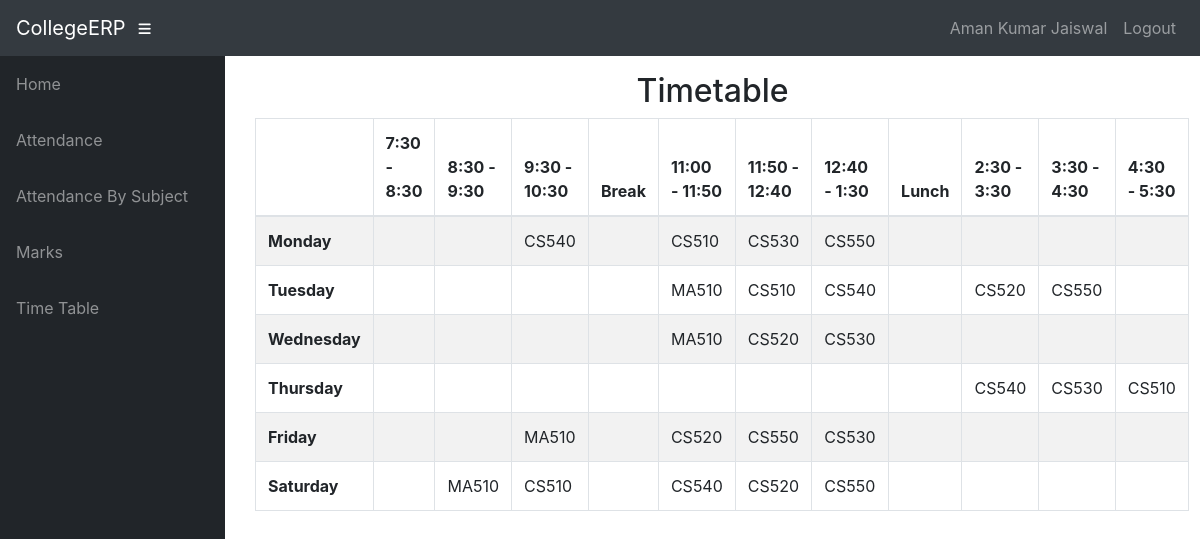
Page /info/student/CS5A/timetable/ (signed in) on the committed database.
### info/models.py (models this page shows, shortened)
class User(AbstractUser):
    @property
    def is_student(self):
        if hasattr(self, 'student'):
            return True
        return False

class Student(models.Model):
    user = models.OneToOneField(User, on_delete=models.CASCADE, null=True)
    class_id = models.ForeignKey(Class, on_delete=models.CASCADE, default=1)
    USN = models.CharField(primary_key='True', max_length=100)
    name = models.CharField(max_length=200)
    sex = models.CharField(max_length=50, choices=sex_choice, default='Male')
    DOB = models.DateField(default='1998-01-01')

class Assign(models.Model):
    class_id = models.ForeignKey(Class, on_delete=models.CASCADE)
    course = models.ForeignKey(Course, on_delete=models.CASCADE)
    teacher = models.ForeignKey(Teacher, on_delete=models.CASCADE)
    class Meta:
        unique_together = (('course', 'class_id', 'teacher'),)

### info/views.py (the view)
# urls.py: path('student/<slug:class_id>/timetable/', views.timetable, name='timetable'),
@login_required()
def timetable(request, class_id):
    asst = AssignTime.objects.filter(assign__class_id=class_id)
    matrix = [['' for i in range(12)] for j in range(6)]
    for i, d in enumerate(DAYS_OF_WEEK):
        t = 0
        for j in range(12):
            if j == 0:
                matrix[i][0] = d[0]
                continue
            if j == 4 or j == 8:
                continue
            try:
                a = asst.get(period=time_slots[t][0], day=d[0])
                matrix[i][j] = a.assign.course_id
            except AssignTime.DoesNotExist:
                pass
            t += 1
    context = {'matrix': matrix}
    return render(request, 'info/timetable.html', context)

### info/templates/info/timetable.html
{% extends 'info/base.html' %}
    {% block content %}
    <div class="container">
        <div class="container">
            <div class="row">
                <div class="col-md-12">
                    <h2 class="text-center">
                        Timetable
                    </h2>
                </div>
                <div id="no-more-tables">
                    <table class="col-sm-12 table table-bordered table-striped table-condensed cf">
                        <thead class="cf">
                            <tr>
                                <th>      </th>
                                <th>7:30 - 8:30</th>
                                <th>8:30 - 9:30</th>
                                <th>9:30 - 10:30</th>
                                <th>Break</th>
                                <th>11:00 - 11:50</th>
                                <th>11:50 - 12:40</th>
                                <th>12:40 - 1:30</th>
                                <th>Lunch</th>
                                <th>2:30 - 3:30</th>
                                <th>3:30 - 4:30</th>
                                <th>4:30 - 5:30</th>
                            </tr>
                        </thead>
                        <tbody>
                            {% for i in matrix %}
                            <tr>
                                {% for j in i %}
                                    {% if forloop.counter == 1 %}
                                    <td><b>{{ j }}</b></td>
                                    {% else %}
                                    <td>{{ j }}</td>
                                    {% endif %}
                                {% endfor %}
                            </tr>
                            {% endfor %}
                        </tbody>
                    </table>
                </div>
            </div>
        </div>
    </div>
    {% endblock %}

### info/templates/info/base.html (shortened to what this page needs)
<!DOCTYPE html>
<html lang="en">
  <head>
      {% load static %}
    <link href="{% static '/info/bootstrap/vendor/bootstrap/css/bootstrap.min.css' %}" rel="stylesheet">
    <link href="{% static '/info/bootstrap/vendor/fontawesome-free/css/all.min.css' %}" rel="stylesheet" type="text/css">
    <link href="{% static '/info/bootstrap/vendor/datatables/dataTables.bootstrap4.css' %}" rel="stylesheet">
    <link href="{% static '/info/bootstrap/css/sb-admin.css' %}" rel="stylesheet">
  </head>
  <body id="page-top">
    <nav class="navbar navbar-expand navbar-dark bg-dark static-top">
      <a class="navbar-brand mr-1" href="{% url 'index' %}">CollegeERP</a>
      <button class="btn btn-link btn-sm text-white order-1 order-sm-0" id="sidebarToggle" href="#">
        <i class="fas fa-bars"></i>
      </button>
        <div class="collapse navbar-collapse" id="navbarResponsive">
          <ul class="navbar-nav ml-auto">
            <li class="nav-item">
                {% if request.user.is_student %}
                    <a class="nav-link text-capitalize">{{ request.user.student.name }}</a>
                {% elif request.user.is_teacher %}
                    <a class="nav-link text-capitalize">{{ request.user.teacher.name }}</a>
                {% endif %}
            </li>
            <li class="nav-item">
                <a class="nav-link" href="#" data-toggle="modal" data-target="#logoutModal">Logout</a>
            </li>
          </ul>
        </div>
    </nav>
    <div id="wrapper">
      <ul class="sidebar navbar-nav">
            <li class="nav-item">
              <a class="nav-link" href="{% url 'index' %}">
                <span>Home</span>
              </a>
            </li>
        {% if request.user.is_student %}
            <li class="nav-item">
              <a class="nav-link" href="{% url 'attendance' request.user.student.USN %}">
                <span>Attendance</span>
              </a>
            </li>
            <li class="nav-item">
              <a class="nav-link" href="{% url 'attendance' request.user.student.USN %}">
                <span>Attendance By Subject</span>
              </a>
            </li>
            <li class="nav-item">
              <a class="nav-link" href="{% url 'marks_list' request.user.student.USN %}">
                <span>Marks</span>
              </a>
            </li>
              <li class="nav-item">
              <a class="nav-link" href="{% url 'timetable' request.user.student.class_id_id %}">
                <span>Time Table</span>
              </a>
            </li>
        {% endif %}
      </ul>
      <div id="content-wrapper">
        <div class="container-fluid">
            {% block content %}
            {% endblock %}
        </div>
      </div>
    </div>
  </body>
</html>

### rows in the picture
User: user.student.name "Aman Kumar Jaiswal"
Assign: i "CS540" "CS540" "CS540" "CS540"
Assign: i "CS510" "CS510" "CS510" "CS510"
Assign: i "CS530" "CS530" "CS530" "CS530"
Assign: i "CS550" "CS550" "CS550" "CS550"
Assign: i "MA510" "MA510" "MA510" "MA510"
Assign: i "CS520" "CS520" "CS520" "CS520"

### other values in the picture
{{ j }} "Monday" "Tuesday" "Wednesday" "Thursday" "Friday" "Saturday"
